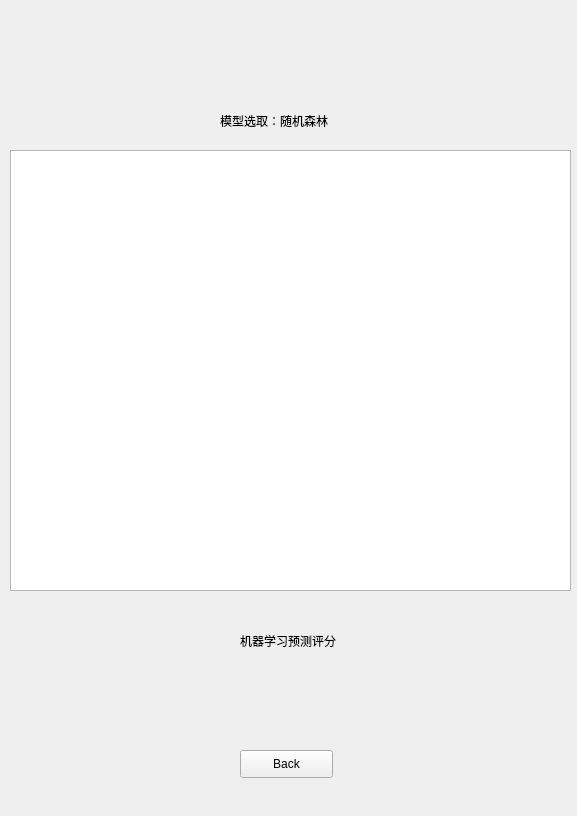
<?xml version="1.0" encoding="UTF-8"?>
<ui version="4.0">
 <class>Form</class>
 <widget class="QWidget" name="Form">
  <property name="geometry">
   <rect>
    <x>0</x>
    <y>0</y>
    <width>577</width>
    <height>816</height>
   </rect>
  </property>
  <property name="windowTitle">
   <string>Form</string>
  </property>
  <widget class="QGraphicsView" name="graphicsView">
   <property name="geometry">
    <rect>
     <x>10</x>
     <y>150</y>
     <width>561</width>
     <height>441</height>
    </rect>
   </property>
  </widget>
  <widget class="QLabel" name="label">
   <property name="geometry">
    <rect>
     <x>220</x>
     <y>110</y>
     <width>241</width>
     <height>21</height>
    </rect>
   </property>
   <property name="text">
    <string>模型选取：随机森林</string>
   </property>
  </widget>
  <widget class="QLabel" name="label_2">
   <property name="geometry">
    <rect>
     <x>240</x>
     <y>610</y>
     <width>191</width>
     <height>61</height>
    </rect>
   </property>
   <property name="text">
    <string>机器学习预测评分</string>
   </property>
  </widget>
  <widget class="QPushButton" name="pushButton">
   <property name="geometry">
    <rect>
     <x>240</x>
     <y>750</y>
     <width>93</width>
     <height>28</height>
    </rect>
   </property>
   <property name="text">
    <string>Back</string>
   </property>
  </widget>
 </widget>
 <resources/>
 <connections/>
</ui>
